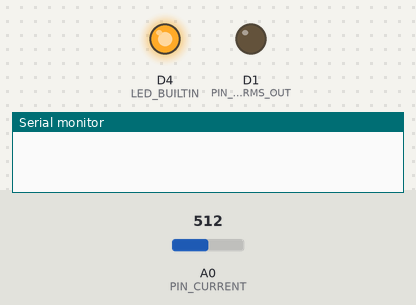
Bench run of a program on a simulated ESP8266 (NodeMCU). Parts: output pins drawn as LEDs (lit = HIGH, except the on-board LED, lit = LOW), the last lines printed to the serial monitor. The test bench sets the inputs (shaded band); at power-on: A0 (PIN_CURRENT) = 512.

Above: at 0.1 s.
At 5.7 s:
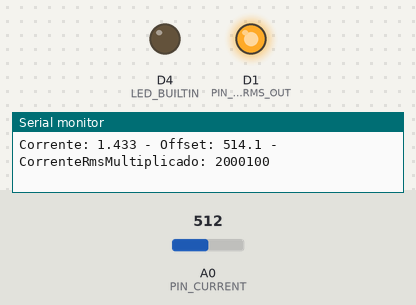
At 33.8 s:
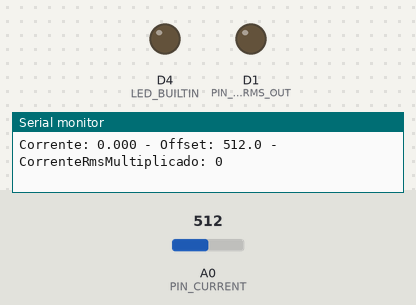
Timing chart, 0 to 40.0 s (numbered marks = the images above):
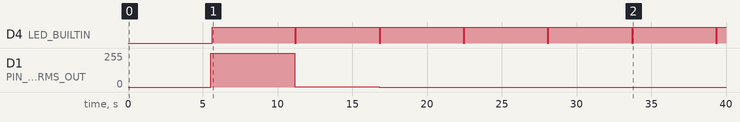

Measured:
- by itself, D4 (LED_BUILTIN): alternates HIGH for 5.5 s and LOW for 0.10 s
- by itself, D1 (PIN_CURRENT_RMS_OUT): 0/255 → 255/255 at 5.5 s, → 2/255 5.6 s later, → 0/255 5.6 s later

The program:

main.cpp
```cpp
#include <ESP8266WiFi.h>
#include <math.h>

// ------------------ ACS712 - Medidor de corrente ------------------
const unsigned int PIN_CURRENT = A0;
const unsigned int PIN_CURRENT_RMS_OUT = D1;

const unsigned int TOTAL_AMOSTRAS = 5000;
const unsigned int AMOSTRAS_OFFSET = 1024;
const double ESP_VOLTAGE = 3.234f;
const int ANALOG_BIT_RESOLUTION = 10;
const double ANALOG_BIT_RESOLUTION_VALUE = 1024.0;
const double RESOLUTION_ESP = ESP_VOLTAGE / ANALOG_BIT_RESOLUTION_VALUE;

unsigned long lastSendMillis = 0;
unsigned int amostras = 0;
double offsetADC = (2.5f / ESP_VOLTAGE) * 1024.0;
double accumulateADC = 0.0;
double currentRms = 0.0;

void acumulateCurrentRms();
double getResolutionModule();
double getCurrentRms();
void sendRecurrentMessagesACS712();
bool enviarCorrente();
// ------------------ ACS712 - Medidor de corrente ------------------

void DebugMessage(String message);
void DebugMessage(String message, bool skipLine);

void setup()
{
    Serial.begin(115200);

    analogWriteResolution(ANALOG_BIT_RESOLUTION); // 10 bits
    analogWriteFreq(10000);                       // 100 a 40000Hz
    pinMode(LED_BUILTIN, OUTPUT);
    pinMode(PIN_CURRENT, INPUT);
    pinMode(PIN_CURRENT_RMS_OUT, OUTPUT);

    WiFi.mode(WIFI_OFF);
}

void loop()
{
    acumulateCurrentRms();

    sendRecurrentMessagesACS712();

    if (enviarCorrente())
    {
        digitalWrite(LED_BUILTIN, LOW);
        delay(100);
        digitalWrite(LED_BUILTIN, HIGH);
        amostras = 0;
        accumulateADC = 0.0;
    }
}

bool enviarCorrente()
{
    return amostras >= TOTAL_AMOSTRAS;
}

void acumulateCurrentRms()
{
    int sampleI = analogRead(PIN_CURRENT);

    offsetADC += (sampleI - offsetADC) / AMOSTRAS_OFFSET;
    // DebugMessage("offsetADC: " + String(offsetADC, 2));
    accumulateADC += sq(sampleI - offsetADC);
    amostras++;
}

double getCurrent1Steps(double current){
    return current / 0.208775116;
}

double getCurrent2Steps(double current){
    if(current < 0.078688525)
        return current / 0.221387556;
    else
        return current / 0.19752228;
}

double getCurrent3Steps(double current){
    if(current < 0.052327869)
        return current / 0.229247929;
    else if(current < 0.104655738)
        return current / 0.202790489;
    else
        return current / 0.197010468;
}

double getCurrentRms()
{
    double current = sqrt(accumulateADC / amostras) * (RESOLUTION_ESP);
    // return getCurrent1Steps(current);
    // return getCurrent2Steps(current);
    return getCurrent3Steps(current);
}

void sendRecurrentMessagesACS712()
{
    if (enviarCorrente())
    {
        currentRms = getCurrentRms();
        // Corrente RMS para abranger mais da
        // faixa de saída já que a resistência chega
        // apenas a 1A
        double correnteRmsMultiplicado = currentRms;
        int correnteRmsPwmInt = int((correnteRmsMultiplicado * ANALOG_BIT_RESOLUTION_VALUE));

        analogWrite(PIN_CURRENT_RMS_OUT, correnteRmsPwmInt);
        DebugMessage("Corrente: " + String(currentRms, 3) + " - Offset: " + String(offsetADC, 1) + " - CorrenteRmsMultiplicado: " + String(correnteRmsPwmInt, 3));
    }
}

void DebugMessage(String message)
{
    DebugMessage(message, true);
}

void DebugMessage(String message, bool skipLine)
{
    if (skipLine)
    {
        Serial.println(message);
    }
    else
    {
        Serial.print(message);
    }
}
```
